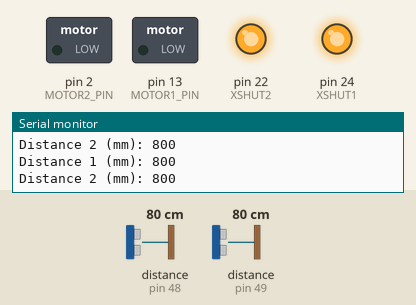
Recording of a sketch running on a simulated Arduino Mega 2560, built with avr-gcc and run on an emulated ATmega2560. On the bench: switched loads named in the sketch (green lamp = pin HIGH), output pins drawn as LEDs (lit = HIGH), the last lines printed to the serial monitor. The test bench sets the inputs (shaded band); at power-on: distance to the obstacle (sensors on pin 49, pin 48) 80 cm. Pins used as bus, display or sensor lines are not drawn.

Above: at 1.2 s.
1.3 s: distance to the obstacle (sensor on pin 49) set to 2 cm
At 1.8 s:
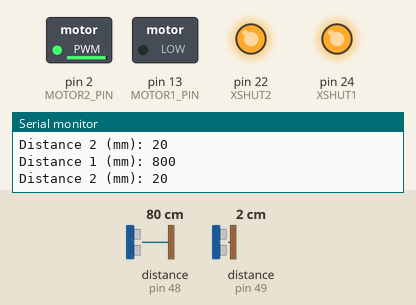
2.8 s: distance to the obstacle (sensor on pin 48) set to 2 cm
At 4.1 s:
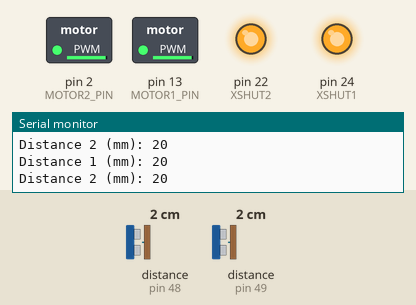
4.4 s: distance to the obstacle (sensor on pin 48) set to 18 cm
At 5.2 s:
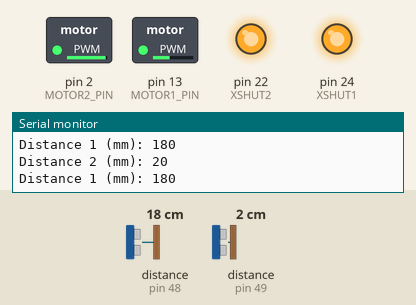
5.9 s: distance to the obstacle (sensor on pin 48) set to 9 cm
At 6.4 s:
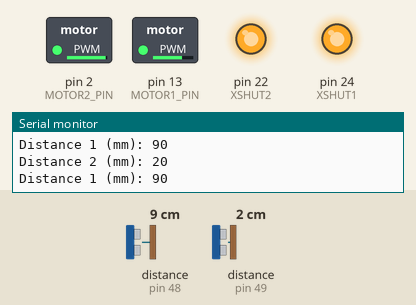
7.5 s: distance to the obstacle (sensor on pin 49) set to 9 cm
At 8.7 s:
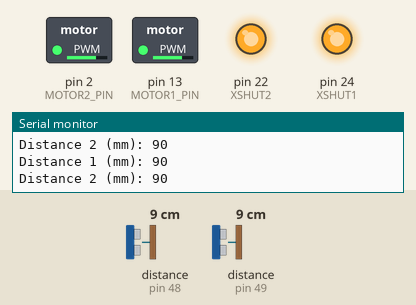
9.0 s: distance to the obstacle (sensor on pin 49) set to 18 cm
At 10.1 s:
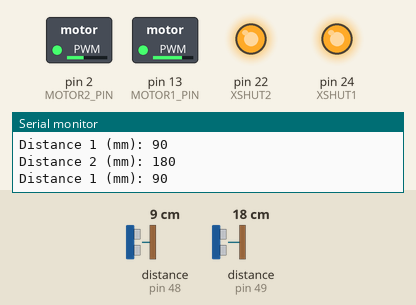
Timing chart, 0 to 11.5 s (numbered marks = the images above; inputs shaded):
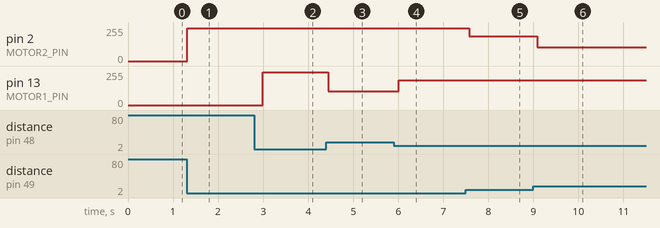

Measured:
- after the input at 1.3 s, pin 2 (MOTOR2_PIN): 0/255 → 246/255 at once
- after the input at 2.8 s, pin 13 (MOTOR1_PIN): 0/255 → 246/255 after 0.19 s
- after the input at 4.4 s, pin 13 (MOTOR1_PIN): 246/255 → 105/255 after 0.05 s
- after the input at 5.9 s, pin 13 (MOTOR1_PIN): 105/255 → 184/255 after 0.11 s
- after the input at 7.5 s, pin 2 (MOTOR2_PIN): 246/255 → 184/255 after 0.08 s
- after the input at 9.0 s, pin 2 (MOTOR2_PIN): 184/255 → 105/255 after 0.09 s

The sketch:

HANDS_FINAL_MASTER.ino
```cpp
// master code, sends alert to slave to play audio file


#include <Wire.h> // Library for I2C connection
#include "Adafruit_VL53L0X.h" // Library for sensors
#include <SPI.h> // Library that allows RFID Reader communication
#include <MFRC522.h> // Library for RFID module
#include "Pill.h" // Header file containing RFID tags


// Distance Sensors
Adafruit_VL53L0X lox1 = Adafruit_VL53L0X();
Adafruit_VL53L0X lox2 = Adafruit_VL53L0X();


#define XSHUT1 24
#define XSHUT2 22


#define MOTOR1_PIN 13 // Motor 1 pin
#define MOTOR2_PIN 2  // Motor 2 pin


int d1 = 0; // Record distance of sensor 1
int d2 = 0; // Record distance of sensor 2


// RFID
#define RST_PIN 5
#define SS_PIN 53
MFRC522 mfrc522(SS_PIN, RST_PIN); // Pin set-up for RFID


unsigned long lastSendTime = 0;
const unsigned long cooldown = 3000;


void setup() {
 Serial.begin(9600);
 Wire.begin(); // Master I2C


 pinMode(XSHUT1, OUTPUT);
 pinMode(XSHUT2, OUTPUT);
 pinMode(MOTOR1_PIN, OUTPUT);
 pinMode(MOTOR2_PIN, OUTPUT);


 // Disable both sensors first
 digitalWrite(XSHUT1, LOW);
 digitalWrite(XSHUT2, LOW);
 delay(10);


 // Initialize sensor 1
 digitalWrite(XSHUT1, HIGH);
 delay(10);
 if (!lox1.begin(0x30)) {
   Serial.println(F("Failed to boot first VL53L0X"));
   while (1); // Stop, something's wrong with sensor 1
 }


 // Initialize sensor 2
 digitalWrite(XSHUT2, HIGH);
 delay(10);
 if (!lox2.begin(0x31)) {
   Serial.println(F("Failed to boot second VL53L0X"));
   while (1); // Stop, something's wrong with sensor 2
 }


 Serial.println("VL53L0X sensors ready.");


 // RFID setup
 SPI.begin();
 mfrc522.PCD_Init();
 Serial.println("RFID initialized.");
}


void loop() {
 VL53L0X_RangingMeasurementData_t measure1, measure2;
 lox1.rangingTest(&measure1, false);
 lox2.rangingTest(&measure2, false);


 if (measure1.RangeStatus != 4) {  // If no error (status 4 = out of range or failed)
   d1 = measure1.RangeMilliMeter;
   Serial.print("Distance 1 (mm): ");
   Serial.println(d1); // Print distance calculated by sensor 1
   analogWrite(MOTOR1_PIN, constrain(map(d1, 300, 10, 0, 255), 0, 255));
 } else {
   analogWrite(MOTOR1_PIN, 0);
 }


 if (measure2.RangeStatus != 4) {
   d2 = measure2.RangeMilliMeter;
   Serial.print("Distance 2 (mm): ");
   Serial.println(d2); // Print distance calculated by sensor 2
   analogWrite(MOTOR2_PIN, constrain(map(d2, 300, 10, 0, 255), 0, 255));
 } else {
   analogWrite(MOTOR2_PIN, 0);
 }


 // RFID trigger condition
 if ((d1 < 80 || d2 < 80) && (millis() - lastSendTime > cooldown)) { // If the distance of an object from both sensors is less than 80 mm
   if (!mfrc522.PICC_IsNewCardPresent()) return; // If RFID is not detected
   if (!mfrc522.PICC_ReadCardSerial()) return; // If failed to read, return


   unsigned long tagID = 0;
   for (byte i = 0; i < mfrc522.uid.size; i++) {
     tagID = (tagID << 8) | mfrc522.uid.uidByte[i];
   }


   Serial.print("Tag ID: ");
   Serial.println(tagID);
   Wire.beginTransmission(12);             // Uno slave address = 12
   for (int i = 3; i >= 0; i--) {
     Wire.write((tagID >> (8 * i)) & 0xFF); // Send each byte MSB first
   }
   Wire.endTransmission();
   Serial.println("Sent Tag to Slave.");
   delay(1000);                            // Simple debounce to avoid spamming
 }
 delay(100);  // Small delay for stability
}
```

Pill.cpp
```cpp
#include "Pill.h"

Pill::Pill() {
  ID = 0;
  name = "default";
  filename = "DEFAULT";
}

Pill::Pill(unsigned long ID, String name, String filename) {
  this->ID = ID;
  this->name = name;
  this->filename = filename;
}

void Pill::printInfo() {
  Serial.println();
  Serial.println("Pill Info:");
  Serial.print("Name: ");
  Serial.println(name);
  Serial.print("Filename: ");
  Serial.println(filename);
}

Pill pills[] = {
  // Names and number of objects are condensed to conserve memory
  Pill(3135019583, "ATO", "3.WAV"), // Atorvastatin
  Pill(1792842303, "XAN", "4.WAV"), // Xanax
  Pill(2061277759, "VIA", "5.WAV"), // Viagra

  // Other example objects (some are not pills):
  // Pill(3403455039, "CAY", "1.WAV"), // Cayenne pepper
  // Pill(3671890495, "OXY", "2.WAV"), // Oxycodon
  // Pill(2598148671, "TUM", "6.WAV"), // Tumeric
  // Pill(2866584127, "ITA", "7.WAV"), // Italian seasoning
  // Pill(2329713215, "TYE", "8.WAV"), // Tyelenol
};
```

Pill.h
```cpp
#ifndef PILL_H
#define PILL_H

#include <Arduino.h>

class Pill {
  public: // initialise public fields
    unsigned long ID;
    String name;
    String filename;

    Pill();
    Pill(unsigned long ID, String name, String filename);
    void printInfo();
};

extern Pill pills[];

#endif
```
